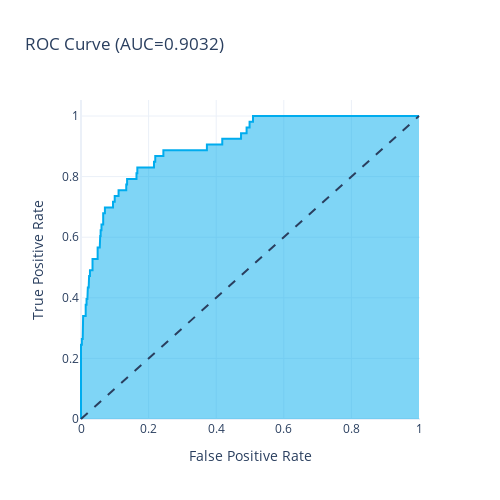

The cell this chart's notebook holds for it:
### Code cell
model_func.plot_auc('trained_xgbm.sav',y_test,X_test)

### Figure 1 — Plotly figure (JSON) as saved in the notebook; plotly's stock layout.template omitted (floating-point values rounded to 4 significant figures; data arrays with more than 128 entries replaced by an {"elided": "..."} marker saying what was removed)
{"data": [{"hovertemplate": "False Positive Rate=%{x}<br>True Positive Rate=%{y}<extra></extra>", "legendgroup": "", "line": {"color": "#00acee"}, "marker": {"symbol": "circle"}, "mode": "lines", "name": "", "orientation": "v", "showlegend": false, "stackgroup": "1", "type": "scatter", "x": {"elided": "132 float values"}, "xaxis": "x", "y": {"elided": "132 float values"}, "yaxis": "y"}], "layout": {"height": 500, "legend": {"tracegroupgap": 0}, "shapes": [{"line": {"dash": "dash"}, "type": "line", "x0": 0, "x1": 1, "y0": 0, "y1": 1}], "title": {"text": "ROC Curve (AUC=0.9032)"}, "width": 500, "xaxis": {"anchor": "y", "constrain": "domain", "domain": [0, 1], "title": {"text": "False Positive Rate"}}, "yaxis": {"anchor": "x", "domain": [0, 1], "title": {"text": "True Positive Rate"}}}}
